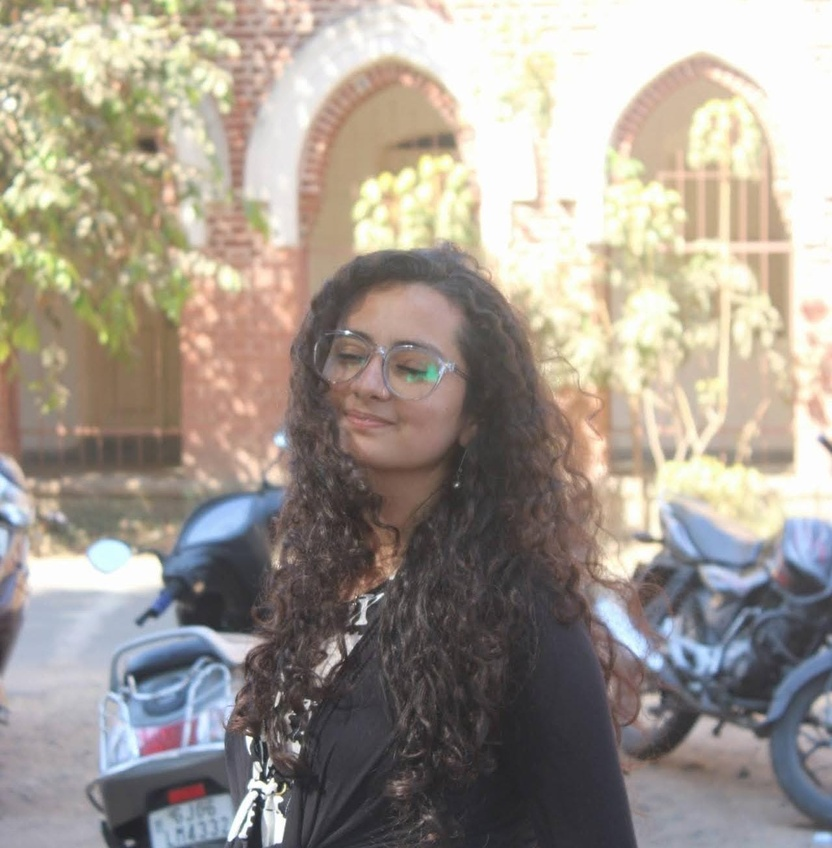
#> input picture data/images/original.jpeg, 832 x 848 px, shrunk from 1279 x 1304 before the run
$ jupyter execute 02_segmentation.ipynb
#> lines starting #> are read from the running program, lines starting #| are printed output that depends on the picture; after the words box and inside, x2 and y2 are one past the last pixel; in counts of white or black regions, pixels touching at a corner belong together
[cell 1]
import cv2
import numpy as np
import matplotlib.pyplot as plt
from pathlib import Path

image_path = Path("../data/images/original.jpeg")
image = cv2.imread(str(image_path))
#> image is the input picture: shape (848, 832, 3); mean B, G, R 144.5, 154, 162.4

if image is None:
    raise FileNotFoundError(f"Image not found: {image_path.resolve()}")

image_rgb = cv2.cvtColor(image, cv2.COLOR_BGR2RGB)
gray = cv2.cvtColor(image, cv2.COLOR_BGR2GRAY)

plt.figure(figsize=(12, 5))

plt.subplot(1, 2, 1)
plt.imshow(image_rgb)
plt.title("Original Image")
plt.axis("off")

plt.subplot(1, 2, 2)
plt.imshow(gray, cmap="gray")
plt.title("Grayscale Image")
plt.axis("off")

plt.tight_layout()
plt.show()

print("Image loaded successfully:", image.shape)
#| Image loaded successfully: (848, 832, 3)

[cell 2]
# Experiment 1: Binary and Adaptive Thresholding

# 1. Simple binary thresholding
threshold_value = 127

_, binary_threshold = cv2.threshold(
    gray, threshold_value, 255, cv2.THRESH_BINARY
)
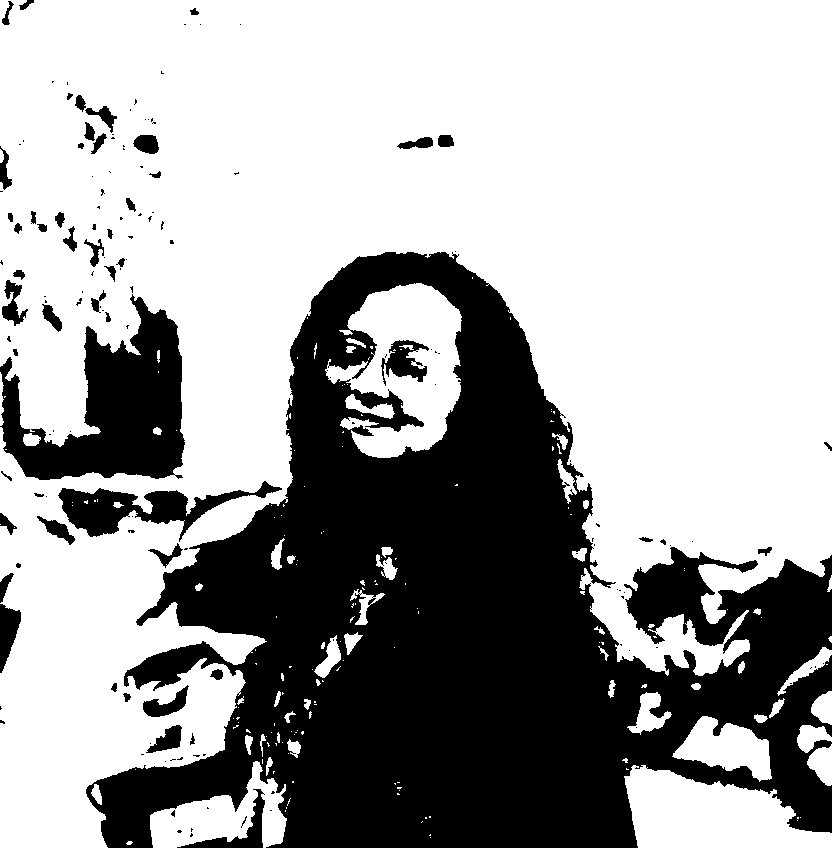
#> binary_threshold: shape (848, 832); 64.8% white; 155 black regions (100 under 20 px), largest, box (x1, y1, x2, y2) and area: (86, 252, 832, 848) 215455, (0, 294, 185, 480) 17722, (58, 481, 282, 542) 4745

# 2. Adaptive thresholding using the mean of local neighborhoods
adaptive_threshold = cv2.adaptiveThreshold(
    gray,
    255,
    cv2.ADAPTIVE_THRESH_MEAN_C,
    cv2.THRESH_BINARY,
    11,  # Neighborhood size (must be odd)
    2    # Constant subtracted from the local mean
)
#> adaptive_threshold: shape (848, 832); 66.1% white; 2624 black regions (2027 under 20 px), largest, box (x1, y1, x2, y2) and area: (0, 0, 482, 848) 84743, (428, 234, 832, 848) 30311, (605, 52, 792, 242) 5519

# Display the results
plt.figure(figsize=(15, 5))

plt.subplot(1, 3, 1)
plt.imshow(gray, cmap="gray")
plt.title("Original Grayscale")
plt.axis("off")

plt.subplot(1, 3, 2)
plt.imshow(binary_threshold, cmap="gray")
plt.title("Binary Threshold (127)")
plt.axis("off")

plt.subplot(1, 3, 3)
plt.imshow(adaptive_threshold, cmap="gray")
plt.title("Adaptive Threshold")
plt.axis("off")

plt.tight_layout()
plt.show()

[cell 3]
# Save thresholding results

output_dir = Path("../outputs/segmentation")
output_dir.mkdir(parents=True, exist_ok=True)

cv2.imwrite(str(output_dir / "binary_threshold.png"), binary_threshold)
cv2.imwrite(str(output_dir / "adaptive_threshold.png"), adaptive_threshold)

print("Thresholding outputs saved successfully!")

[cell 4]
# Experiment 2: Morphological Operations

# Create a 5x5 structuring element
kernel = np.ones((5, 5), np.uint8)

# Apply morphological operations
erosion = cv2.erode(binary_threshold, kernel, iterations=1)
#> erosion: shape (848, 832); 60% white; 73 black regions, largest, box (x1, y1, x2, y2) and area: (35, 249, 832, 848) 246347, (0, 284, 187, 482) 20639, (65, 91, 119, 156) 1563
dilation = cv2.dilate(binary_threshold, kernel, iterations=1)
#> dilation: shape (848, 832); 69.6% white; 74 black regions (41 under 20 px), largest, box (x1, y1, x2, y2) and area: (99, 254, 832, 848) 190706, (4, 300, 182, 478) 14874, (61, 491, 185, 534) 2558

opening = cv2.morphologyEx(
    binary_threshold, cv2.MORPH_OPEN, kernel
)
#> opening: shape (848, 832); 64.2% white; 100 black regions (52 under 20 px), largest, box (x1, y1, x2, y2) and area: (58, 251, 832, 848) 225358, (0, 286, 185, 480) 17997, (381, 340, 432, 386) 1287

closing = cv2.morphologyEx(
    binary_threshold, cv2.MORPH_CLOSE, kernel
)
#> closing: shape (848, 832); 65.7% white; 61 black regions, largest, box (x1, y1, x2, y2) and area: (97, 252, 832, 848) 208204, (2, 298, 184, 480) 17282, (59, 489, 244, 536) 4356

# Display all results
results = [
    (binary_threshold, "Binary Input"),
    (erosion, "Erosion"),
    (dilation, "Dilation"),
    (opening, "Opening"),
    (closing, "Closing"),
]

plt.figure(figsize=(15, 8))

for index, (result, title) in enumerate(results, start=1):
    plt.subplot(2, 3, index)
    plt.imshow(result, cmap="gray")
    plt.title(title)
    plt.axis("off")
#> this loop made 5 passes
#> title on passes 1 to 5: 'Binary Input', 'Erosion', 'Dilation', 'Opening', 'Closing'

plt.tight_layout()
plt.show()

[cell 5]
# Save morphological operation outputs

morphology_results = {
    "erosion.png": erosion,
    "dilation.png": dilation,
    "opening.png": opening,
    "closing.png": closing,
}

output_dir = Path("../outputs/segmentation")
output_dir.mkdir(parents=True, exist_ok=True)

for filename, result in morphology_results.items():
    success = cv2.imwrite(str(output_dir / filename), result)
    print(f"{filename}: {'Saved' if success else 'Save failed'}")
#> this loop made 4 passes
#| erosion.png: Saved
#| dilation.png: Saved
#| opening.png: Saved
#| closing.png: Saved

[cell 6]
# Experiment 3: Canny Edge Detection

# Apply Gaussian smoothing before edge detection
blurred_gray = cv2.GaussianBlur(gray, (5, 5), 0)

# Detect edges
canny_edges = cv2.Canny(
    blurred_gray,
    threshold1=50,
    threshold2=150
)
#> canny_edges: shape (848, 832); 2.2% white in thin lines or dots

# Display the results
plt.figure(figsize=(14, 5))

plt.subplot(1, 3, 1)
plt.imshow(gray, cmap="gray")
plt.title("Original Grayscale")
plt.axis("off")

plt.subplot(1, 3, 2)
plt.imshow(blurred_gray, cmap="gray")
plt.title("Gaussian Smoothed")
plt.axis("off")

plt.subplot(1, 3, 3)
plt.imshow(canny_edges, cmap="gray")
plt.title("Canny Edges (50, 150)")
plt.axis("off")

plt.tight_layout()
plt.show()

[cell 7]
# Experiment 4: Watershed Segmentation

# Create a binary image using Otsu's thresholding
_, otsu_binary = cv2.threshold(
    gray, 0, 255, cv2.THRESH_BINARY_INV + cv2.THRESH_OTSU
)
#> otsu_binary: shape (848, 832); 44.7% white; 237 white regions (150 under 20 px), largest, box (x1, y1, x2, y2) and area: (0, 206, 832, 848) 292584, (43, 72, 185, 282) 9054, (0, 561, 23, 676) 1595

# Remove small noise using opening
kernel = np.ones((3, 3), np.uint8)
opening_ws = cv2.morphologyEx(
    otsu_binary, cv2.MORPH_OPEN, kernel, iterations=2
)
#> opening_ws: shape (848, 832); 43.7% white; 78 white regions (2 under 20 px), largest, box (x1, y1, x2, y2) and area: (0, 207, 832, 848) 284537, (44, 73, 166, 162) 4458, (89, 162, 163, 249) 3292

# Identify the sure background by expanding the foreground
sure_bg = cv2.dilate(opening_ws, kernel, iterations=3)
#> sure_bg: shape (848, 832); 50.2% white; 56 black regions (19 under 20 px), largest, box (x1, y1, x2, y2) and area: (0, 0, 832, 587) 289793, (0, 456, 257, 848) 38590, (639, 796, 832, 848) 4766

# Identify the sure foreground using a distance transform
distance = cv2.distanceTransform(opening_ws, cv2.DIST_L2, 5)

_, sure_fg = cv2.threshold(
    distance,
    0.4 * distance.max(),
    255,
    cv2.THRESH_BINARY
)
#> sure_fg: shape (848, 832) float32; 6.7% white; 4 white regions (1 under 20 px), largest, box (x1, y1, x2, y2) and area: (333, 413, 591, 848) 47118, (330, 496, 366, 526) 441, (395, 496, 408, 502) 36

sure_fg = sure_fg.astype(np.uint8)

# Identify uncertain regions
unknown = cv2.subtract(sure_bg, sure_fg)
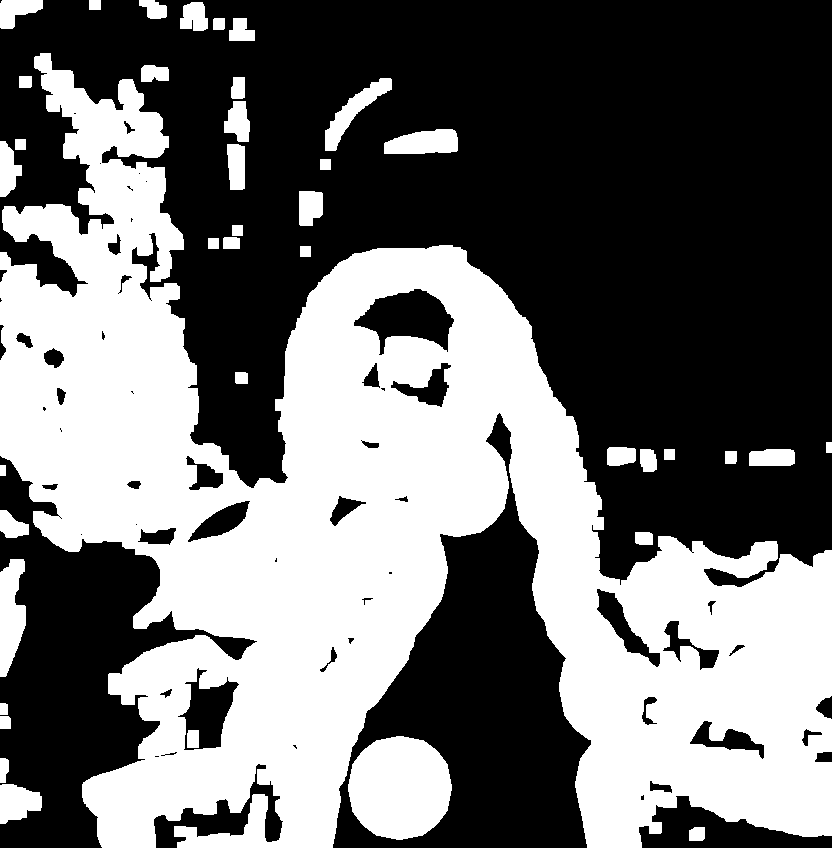
#> unknown: shape (848, 832); 43.5% white; 40 white regions, largest, box (x1, y1, x2, y2) and area: (0, 53, 832, 848) 280980, (348, 736, 452, 840) 8510, (0, 559, 26, 677) 2185

# Display the intermediate results
fig, axes = plt.subplots(2, 2, figsize=(12, 9))

images = [
    (otsu_binary, "Otsu Binary Threshold"),
    (opening_ws, "Noise Removed"),
    (sure_bg, "Sure Background"),
    (sure_fg, "Sure Foreground"),
]

for ax, (img, title) in zip(axes.flat, images):
    ax.imshow(img, cmap="gray")
    ax.set_title(title)
    ax.axis("off")
#> this loop made 4 passes

plt.tight_layout()
plt.show()

[cell 8]
# Label the foreground components
num_labels, markers = cv2.connectedComponents(sure_fg)
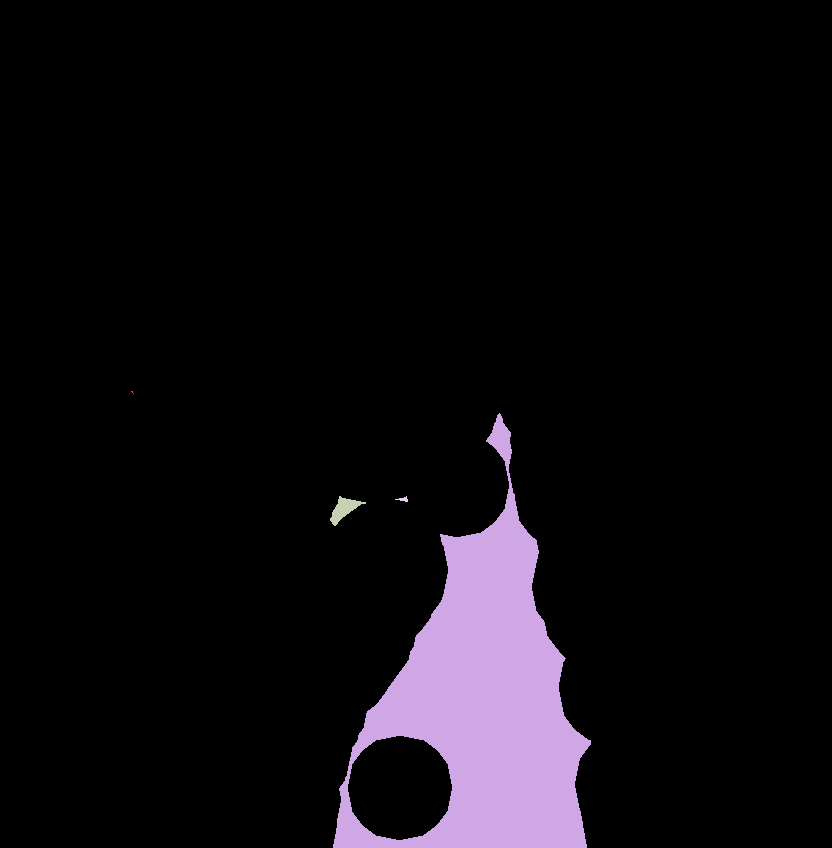
#> markers: shape (848, 832) int32; 5 distinct labels, from 0 to 4; one colour per label, 0 black
#> num_labels = 5

# Shift labels so that the background is not labeled as zero
markers = markers + 1
#> markers: shape (848, 832) int32; 5 distinct labels, from 1 to 5

# Mark uncertain regions as zero
markers[unknown == 255] = 0
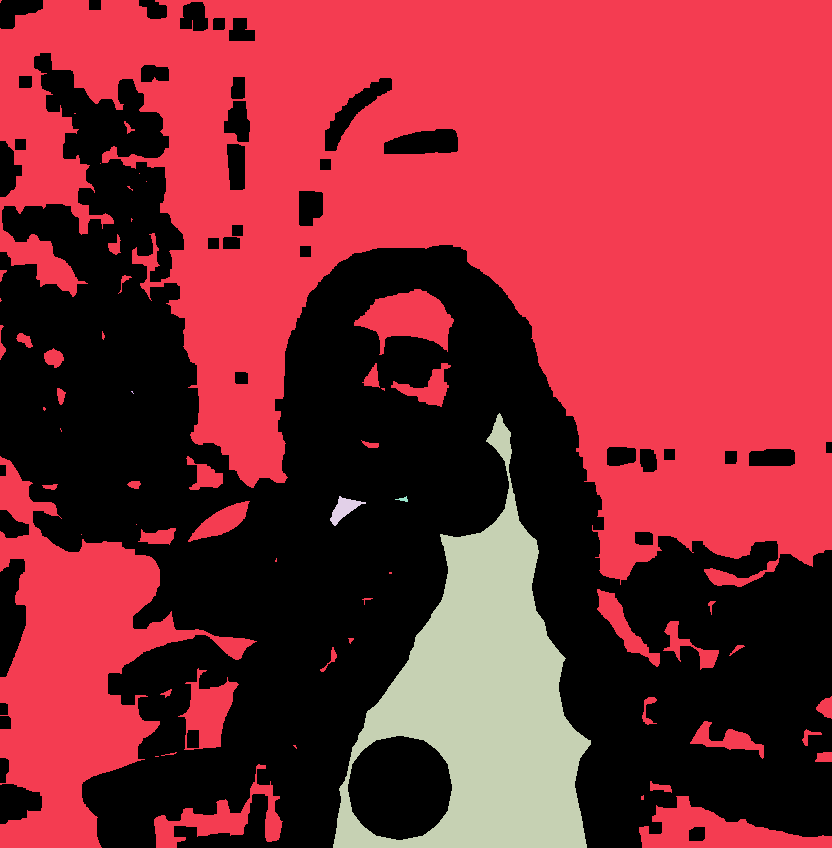
#> markers: shape (848, 832) int32; 6 distinct labels, from 0 to 5; one colour per label, 0 black

# Apply watershed
watershed_markers = cv2.watershed(image.copy(), markers)
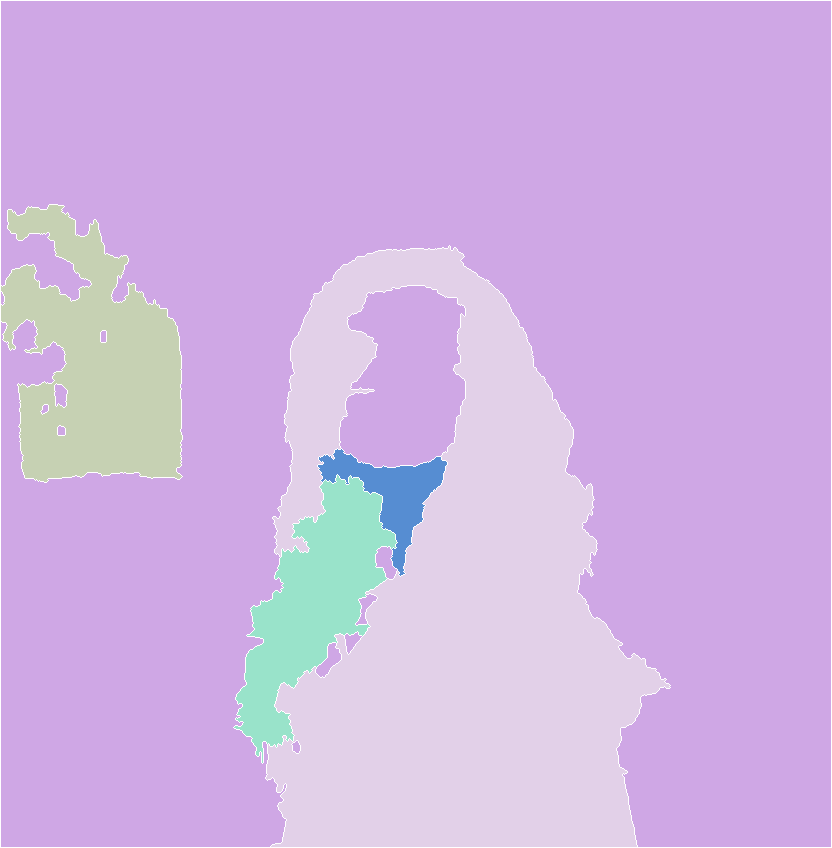
#> watershed_markers: shape (848, 832) int32; 6 distinct labels, from -1 to 5; one colour per label, 0 black, -1 white

# Highlight watershed boundaries in red
watershed_result = image.copy()
watershed_result[watershed_markers == -1] = [0, 0, 255]
#> watershed_result: shape (848, 832, 3); 1.15% of pixels changed, all inside (x1, y1, x2, y2) = (0, 0, 832, 848)

# Display the result
plt.figure(figsize=(14, 6))

plt.subplot(1, 2, 1)
plt.imshow(image_rgb)
plt.title("Original Image")
plt.axis("off")

plt.subplot(1, 2, 2)
plt.imshow(cv2.cvtColor(watershed_result, cv2.COLOR_BGR2RGB))
plt.title("Watershed Boundaries")
plt.axis("off")

plt.tight_layout()
plt.show()
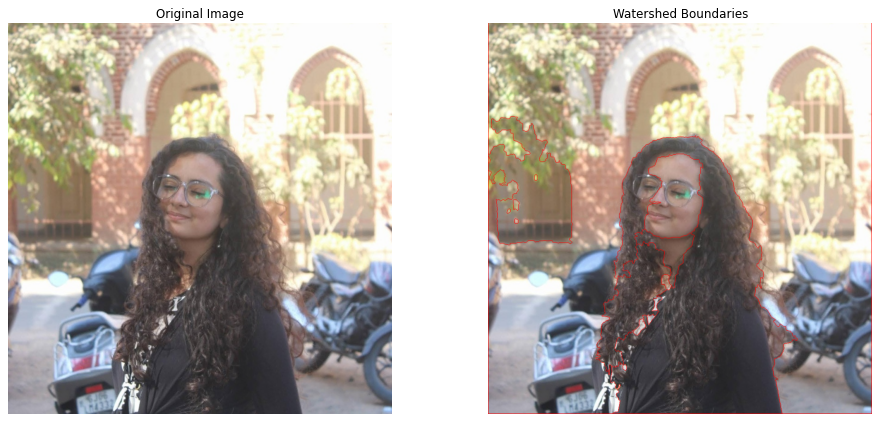
#> figure drawn by matplotlib, 2 panels

print("Watershed segmentation completed.")
print("Foreground components detected:", num_labels - 1)
#| Foreground components detected: 4
